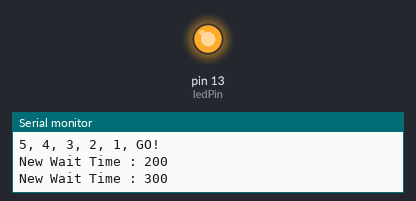
Bench run of a sketch on a simulated Arduino Uno, built with avr-gcc and run on an emulated ATmega328P. Parts: output pins drawn as LEDs (lit = HIGH), the last lines printed to the serial monitor.

Above: at 0.75 s.
At 10.5 s:
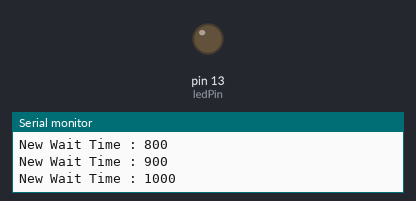
Timing chart, 0 to 26.0 s (numbered marks = the images above):
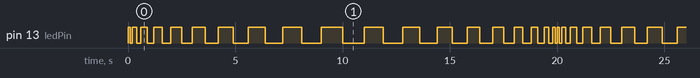

Measured:
- by itself, pin 13 (ledPin): moves between LOW and HIGH, repeating every 20.0 s
- by itself, everything shown: repeats every 20.0 s, in 38 steps

The sketch:

blinkCycle.ino
```cpp
const int ledPin = 13;


void setup() {
  // put your setup code here, to run once:
  Serial.begin(9600);
  pinMode(ledPin, OUTPUT);
  countDown(5);
}

void loop() {
  // put your main code here, to run repeatedly:
  static int delayPeriod = 100;
  static int countDir = 1;

  digitalWrite(ledPin, HIGH);
  delay(delayPeriod);
  digitalWrite(ledPin, LOW);
  delay(delayPeriod);


  countDir = checkDirChange(delayPeriod, countDir);

  delayPeriod += 100 * countDir;
  Serial.print("New Wait Time : ");
  Serial.println(delayPeriod);

}

int checkDirChange(int delayPeriod, int countDir){
  if(delayPeriod == 1000 || delayPeriod == 0){
    countDir *= -1;

    if(countDir < 0){
      Serial.println("Going Down");
    } else{
      Serial.println("Going Up");
    }
  }

  return countDir;
}

void countDown(int max){
  for(int i = max; i > 0; i--){
    Serial.print(i);
    Serial.print(", ");
  }

  Serial.println("GO!");
}
```
